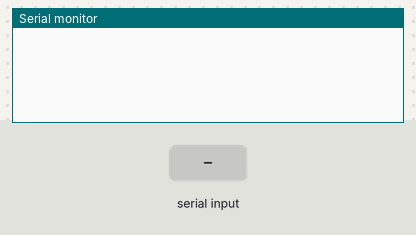
Simulated run of this sketch. Board: Arduino Uno, built with avr-gcc and run on an emulated ATmega328P. On the bench: the last lines printed to the serial monitor. The test bench sets the inputs (shaded band).

Above: at 1.2 s.
1.3 s: "90,45\n" received over Serial
At 2.1 s:
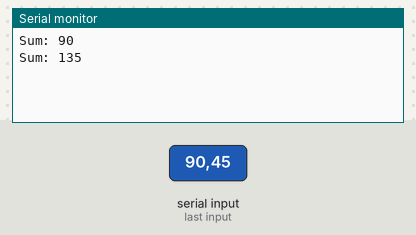
2.8 s: "30,150\n" received over Serial
At 5.0 s:
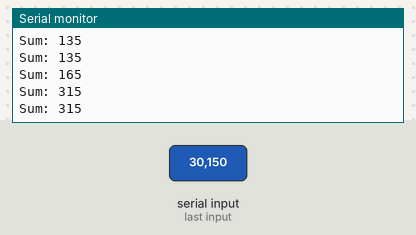
Timing chart, 0 to 6.5 s (numbered marks = the images above; inputs shaded):
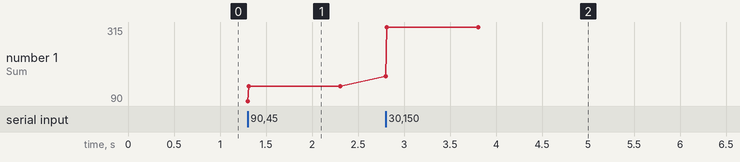

The sketch:

sums.ino
```cpp
long sum = 0;

void setup() {
  Serial.begin(9600);
}

void loop() {
  if (Serial.available()) {
    long input = Serial.parseInt();

    sum = sum + input;

    Serial.print("Sum: ");
    Serial.println(sum);
  }
}
```

Measured:
- after the input at 1.3 s, the serial monitor: prints a new line at once (image 1)
- after the input at 2.8 s, the serial monitor: prints a new line at once (image 2)
- plotted number 1: 135 → 315 after the input at 2.8 s
